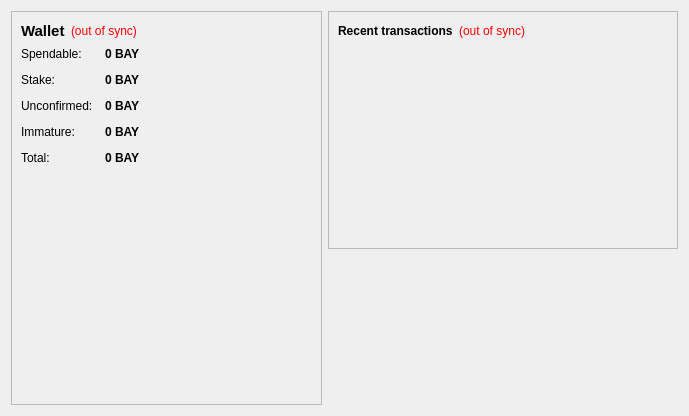
<?xml version="1.0" encoding="UTF-8"?>
<ui version="4.0">
 <class>OverviewPage</class>
 <widget class="QWidget" name="OverviewPage">
  <property name="geometry">
   <rect>
    <x>0</x>
    <y>0</y>
    <width>689</width>
    <height>416</height>
   </rect>
  </property>
  <property name="windowTitle">
   <string>Form</string>
  </property>
  <layout class="QHBoxLayout" name="horizontalLayout" stretch="1,0">
   <item>
    <layout class="QVBoxLayout" name="verticalLayout_2">
     <item>
      <widget class="QFrame" name="frame">
       <property name="frameShape">
        <enum>QFrame::StyledPanel</enum>
       </property>
       <property name="frameShadow">
        <enum>QFrame::Raised</enum>
       </property>
       <layout class="QVBoxLayout" name="verticalLayout_4">
        <item>
         <layout class="QHBoxLayout" name="horizontalLayout_4">
          <item>
           <widget class="QLabel" name="label_5">
            <property name="font">
             <font>
              <pointsize>11</pointsize>
              <weight>75</weight>
              <bold>true</bold>
             </font>
            </property>
            <property name="text">
             <string>Wallet</string>
            </property>
           </widget>
          </item>
          <item>
           <widget class="QLabel" name="labelWalletStatus">
            <property name="toolTip">
             <string>The displayed information may be out of date. Your wallet automatically synchronizes with the BitBay network after a connection is established, but this process has not completed yet.</string>
            </property>
            <property name="styleSheet">
             <string notr="true">QLabel { color: red; }</string>
            </property>
            <property name="text">
             <string notr="true">(out of sync)</string>
            </property>
            <property name="alignment">
             <set>Qt::AlignLeading|Qt::AlignLeft|Qt::AlignVCenter</set>
            </property>
           </widget>
          </item>
          <item>
           <spacer name="horizontalSpacer_2">
            <property name="orientation">
             <enum>Qt::Horizontal</enum>
            </property>
            <property name="sizeHint" stdset="0">
             <size>
              <width>40</width>
              <height>20</height>
             </size>
            </property>
           </spacer>
          </item>
         </layout>
        </item>
        <item>
         <layout class="QFormLayout" name="formLayout_2">
          <property name="fieldGrowthPolicy">
           <enum>QFormLayout::AllNonFixedFieldsGrow</enum>
          </property>
          <property name="horizontalSpacing">
           <number>12</number>
          </property>
          <property name="verticalSpacing">
           <number>12</number>
          </property>
          <item row="0" column="0">
           <widget class="QLabel" name="label">
            <property name="text">
             <string>Spendable:</string>
            </property>
           </widget>
          </item>
          <item row="0" column="1">
           <widget class="QLabel" name="labelBalance">
            <property name="font">
             <font>
              <weight>75</weight>
              <bold>true</bold>
             </font>
            </property>
            <property name="cursor">
             <cursorShape>IBeamCursor</cursorShape>
            </property>
            <property name="toolTip">
             <string>Your current spendable balance</string>
            </property>
            <property name="text">
             <string notr="true">0 BAY</string>
            </property>
            <property name="textInteractionFlags">
             <set>Qt::LinksAccessibleByMouse|Qt::TextSelectableByKeyboard|Qt::TextSelectableByMouse</set>
            </property>
           </widget>
          </item>
          <item row="1" column="0">
           <widget class="QLabel" name="label_6">
            <property name="text">
             <string>Stake:</string>
            </property>
           </widget>
          </item>
          <item row="1" column="1">
           <widget class="QLabel" name="labelStake">
            <property name="font">
             <font>
              <weight>75</weight>
              <bold>true</bold>
             </font>
            </property>
            <property name="cursor">
             <cursorShape>IBeamCursor</cursorShape>
            </property>
            <property name="toolTip">
             <string>Total of coins that was staked, and do not yet count toward the current balance</string>
            </property>
            <property name="text">
             <string notr="true">0 BAY</string>
            </property>
            <property name="textInteractionFlags">
             <set>Qt::LinksAccessibleByMouse|Qt::TextSelectableByKeyboard|Qt::TextSelectableByMouse</set>
            </property>
           </widget>
          </item>
          <item row="2" column="0">
           <widget class="QLabel" name="label_3">
            <property name="text">
             <string>Unconfirmed:</string>
            </property>
           </widget>
          </item>
          <item row="2" column="1">
           <widget class="QLabel" name="labelUnconfirmed">
            <property name="font">
             <font>
              <weight>75</weight>
              <bold>true</bold>
             </font>
            </property>
            <property name="cursor">
             <cursorShape>IBeamCursor</cursorShape>
            </property>
            <property name="toolTip">
             <string>Total of transactions that have yet to be confirmed, and do not yet count toward the current balance</string>
            </property>
            <property name="text">
             <string notr="true">0 BAY</string>
            </property>
            <property name="textInteractionFlags">
             <set>Qt::LinksAccessibleByMouse|Qt::TextSelectableByKeyboard|Qt::TextSelectableByMouse</set>
            </property>
           </widget>
          </item>
          <item row="3" column="0">
           <widget class="QLabel" name="labelImmatureText">
            <property name="text">
             <string>Immature:</string>
            </property>
           </widget>
          </item>
          <item row="3" column="1">
           <widget class="QLabel" name="labelImmature">
            <property name="font">
             <font>
              <weight>75</weight>
              <bold>true</bold>
             </font>
            </property>
            <property name="toolTip">
             <string>Mined balance that has not yet matured</string>
            </property>
            <property name="text">
             <string notr="true">0 BAY</string>
            </property>
            <property name="textInteractionFlags">
             <set>Qt::LinksAccessibleByMouse|Qt::TextSelectableByKeyboard|Qt::TextSelectableByMouse</set>
            </property>
           </widget>
          </item>
          <item row="4" column="0">
           <widget class="QLabel" name="labelTotalText">
            <property name="text">
             <string>Total:</string>
            </property>
           </widget>
          </item>
          <item row="4" column="1">
           <widget class="QLabel" name="labelTotal">
            <property name="font">
             <font>
              <weight>75</weight>
              <bold>true</bold>
             </font>
            </property>
            <property name="cursor">
             <cursorShape>IBeamCursor</cursorShape>
            </property>
            <property name="toolTip">
             <string>Your current total balance</string>
            </property>
            <property name="text">
             <string notr="true">0 BAY</string>
            </property>
            <property name="textInteractionFlags">
             <set>Qt::LinksAccessibleByMouse|Qt::TextSelectableByKeyboard|Qt::TextSelectableByMouse</set>
            </property>
           </widget>
          </item>
         </layout>
        </item>
        <item>
         <spacer name="verticalSpacer_3">
          <property name="orientation">
           <enum>Qt::Vertical</enum>
          </property>
          <property name="sizeHint" stdset="0">
           <size>
            <width>20</width>
            <height>40</height>
           </size>
          </property>
         </spacer>
        </item>
        <item alignment="Qt::AlignHCenter|Qt::AlignVCenter">
         <widget class="QLabel" name="label_2">
          <property name="minimumSize">
           <size>
            <width>200</width>
            <height>200</height>
           </size>
          </property>
          <property name="maximumSize">
           <size>
            <width>256</width>
            <height>256</height>
           </size>
          </property>
          <property name="text">
           <string>&lt;html&gt;&lt;head/&gt;&lt;body&gt;&lt;p align=&quot;center&quot;&gt;&lt;img src=&quot;:/images/wallet&quot;/&gt;&lt;/span&gt;&lt;/a&gt;&lt;/p&gt;&lt;/body&gt;&lt;/html&gt;</string>
          </property>
         </widget>
        </item>
        <item>
         <spacer name="verticalSpacer">
          <property name="orientation">
           <enum>Qt::Vertical</enum>
          </property>
          <property name="sizeHint" stdset="0">
           <size>
            <width>20</width>
            <height>40</height>
           </size>
          </property>
         </spacer>
        </item>
       </layout>
      </widget>
     </item>
    </layout>
   </item>
   <item>
    <layout class="QVBoxLayout" name="verticalLayout_3">
     <item>
      <widget class="QFrame" name="frame_2">
       <property name="minimumSize">
        <size>
         <width>350</width>
         <height>0</height>
        </size>
       </property>
       <property name="frameShape">
        <enum>QFrame::StyledPanel</enum>
       </property>
       <property name="frameShadow">
        <enum>QFrame::Raised</enum>
       </property>
       <layout class="QVBoxLayout" name="verticalLayout">
        <item>
         <layout class="QHBoxLayout" name="horizontalLayout_2">
          <item>
           <widget class="QLabel" name="label_4">
            <property name="text">
             <string>&lt;b&gt;Recent transactions&lt;/b&gt;</string>
            </property>
           </widget>
          </item>
          <item>
           <widget class="QLabel" name="labelTransactionsStatus">
            <property name="toolTip">
             <string>The displayed information may be out of date. Your wallet automatically synchronizes with the BitBay network after a connection is established, but this process has not completed yet.</string>
            </property>
            <property name="styleSheet">
             <string notr="true">QLabel { color: red; }</string>
            </property>
            <property name="text">
             <string notr="true">(out of sync)</string>
            </property>
            <property name="alignment">
             <set>Qt::AlignRight|Qt::AlignTrailing|Qt::AlignVCenter</set>
            </property>
           </widget>
          </item>
          <item>
           <spacer name="horizontalSpacer">
            <property name="orientation">
             <enum>Qt::Horizontal</enum>
            </property>
            <property name="sizeHint" stdset="0">
             <size>
              <width>40</width>
              <height>20</height>
             </size>
            </property>
           </spacer>
          </item>
         </layout>
        </item>
        <item>
         <widget class="QListView" name="listTransactions">
          <property name="styleSheet">
           <string notr="true">QListView { background: transparent; }</string>
          </property>
          <property name="frameShape">
           <enum>QFrame::NoFrame</enum>
          </property>
          <property name="verticalScrollBarPolicy">
           <enum>Qt::ScrollBarAlwaysOff</enum>
          </property>
          <property name="horizontalScrollBarPolicy">
           <enum>Qt::ScrollBarAlwaysOff</enum>
          </property>
          <property name="selectionMode">
           <enum>QAbstractItemView::NoSelection</enum>
          </property>
         </widget>
        </item>
       </layout>
      </widget>
     </item>
     <item>
      <spacer name="verticalSpacer_2">
       <property name="orientation">
        <enum>Qt::Vertical</enum>
       </property>
       <property name="sizeHint" stdset="0">
        <size>
         <width>20</width>
         <height>40</height>
        </size>
       </property>
      </spacer>
     </item>
    </layout>
   </item>
  </layout>
 </widget>
 <resources/>
 <connections/>
</ui>
